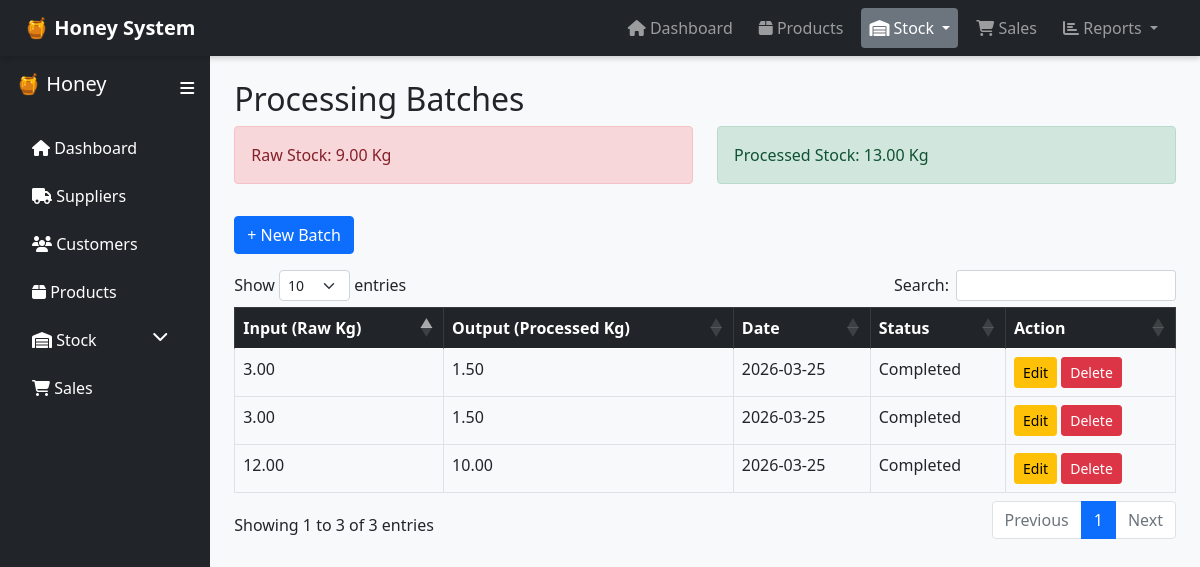
Page /stock/processed/index.php on the earlier database version.
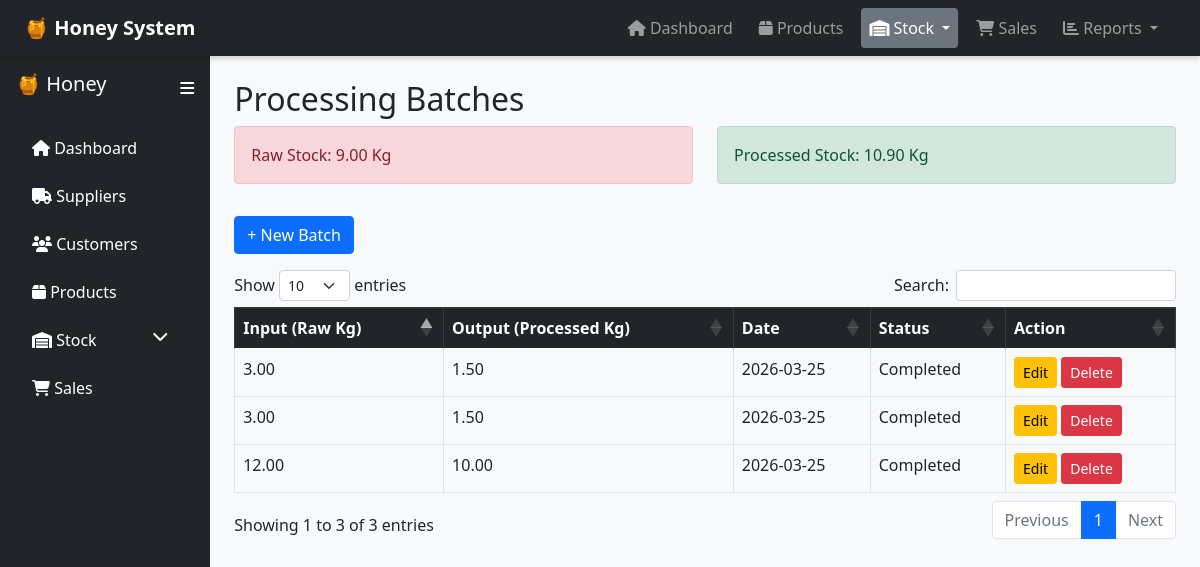
Same page on the later database version.
### tables this page shows
CREATE TABLE `processedhoneystock` (
  `ID` int(11) NOT NULL,
  `QuantityAvailableKg` decimal(10,2) DEFAULT 0.00,
  `LastUpdated` timestamp NOT NULL DEFAULT current_timestamp() ON UPDATE current_timestamp()
);

### stock/processed/index.php (the view, shortened to what this page needs)
<?php
include("../../config/db.php");
include("../../includes/layout.php");
$raw = $conn->query("SELECT QuantityAvailableKg FROM rawhoneystock LIMIT 1")->fetch();
$processed = $conn->query("SELECT QuantityAvailableKg FROM processedhoneystock LIMIT 1")->fetch();
$data = $conn->query("SELECT * FROM processingbatch")->fetchAll();
?>
<h2>Processing Batches</h2>
<div class="row mb-3">
    <div class="col-md-6">
        <div class="alert alert-danger">
            Raw Stock: <?= $raw['QuantityAvailableKg'] ?> Kg
        </div>
    </div>
    <div class="col-md-6">
        <div class="alert alert-success">
            Processed Stock: <?= $processed['QuantityAvailableKg'] ?> Kg
        </div>
    </div>
</div>
<a href="create.php" class="btn btn-primary mb-3">+ New Batch</a>
<table id="procTable" class="table table-bordered table-hover">
    <thead class="table-dark">
        <tr>
            <th>Input (Raw Kg)</th>
            <th>Output (Processed Kg)</th>
            <th>Date</th>
            <th>Status</th>
            <th>Action</th>
        </tr>
    </thead>
    <tbody>
        <?php foreach($data as $d): ?>
        <tr>
            <td><?= $d['InputQuantityKg'] ?></td>
            <td><?= $d['OutputQuantityKg'] ?></td>
            <td><?= $d['ProcessingDate'] ?></td>
            <td><?= $d['Status'] ?></td>
            <td>
                <a href="edit.php?id=<?= $d['BatchID'] ?>" class="btn btn-warning btn-sm">Edit</a>
                <a href="delete.php?id=<?= $d['BatchID'] ?>" class="btn btn-danger btn-sm"
                   onclick="return confirm('Delete?')">Delete</a>
            </td>
        </tr>
        <?php endforeach; ?>
    </tbody>
</table>
<?php include("../../includes/footer.php"); ?>

Differences in the rows shown:
changed processedhoneystock: QuantityAvailableKg "13.00" → "10.90"
